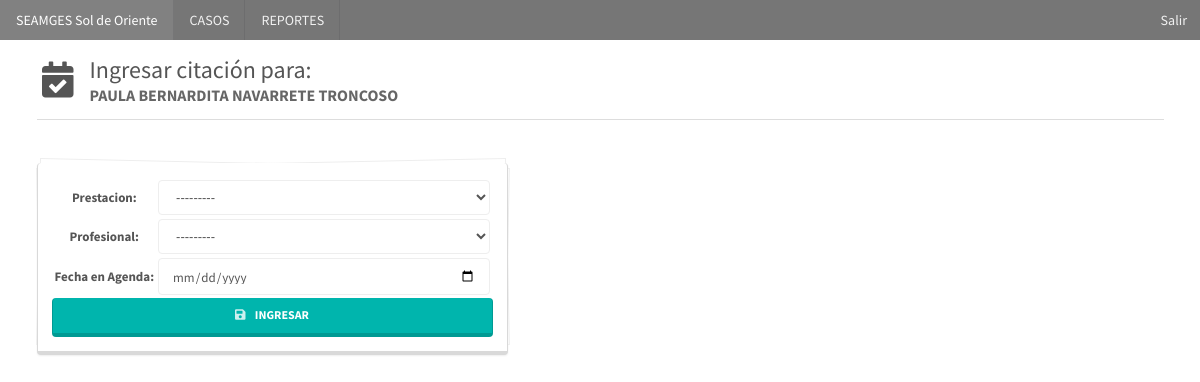
The page /citaciones/create/54/ (signed in) on the database its author committed.
### casos/models.py (models this page shows)
class Caso(models.Model):
    paciente = models.ForeignKey(Paciente, on_delete=models.CASCADE, verbose_name="Paciente")
    patologia = models.ForeignKey(Patologia, on_delete=models.CASCADE, verbose_name="Patología")
    establecimiento = models.ForeignKey(Establecimiento, on_delete=models.CASCADE,  verbose_name="Establecimiento Responsable")
    fecha_inicio = models.DateField(verbose_name="Fecha Inicio")
    fecha_limite = models.DateField(verbose_name="Fecha Límite")
    observacion = models.TextField(verbose_name='Observación')
    vigente = models.BooleanField(verbose_name='Caso Vigente', default=True)
    exceptuado = models.BooleanField(verbose_name='Caso Exceptuado', default=False)
    created = models.DateTimeField(auto_now_add=True, verbose_name="Fecha de creación")
    updated = models.DateTimeField(auto_now=True, verbose_name="Fecha de edición")
    class Meta:
        verbose_name = "Caso"
        verbose_name_plural = "Casos"
        ordering = ['fecha_limite']

### pacientes/models.py (models this page shows, shortened)
class Paciente(models.Model):
    run = models.CharField(max_length=200, verbose_name="RUN", unique=True)
    dv = models.CharField(max_length=1, verbose_name="Dígito Verificador")
    nombres = models.CharField(max_length=50, verbose_name="Nombres")
    apellidos = models.CharField(max_length=50, verbose_name="Apellidos")
    activo = models.BooleanField(default=True, verbose_name="Activo")
    created = models.DateTimeField(auto_now_add=True, verbose_name="Fecha de creación")
    updated = models.DateTimeField(auto_now=True, verbose_name="Fecha de edición")
    class Meta:
        verbose_name = "Paciente"
        verbose_name_plural = "Pacientes"
        ordering = ['-created']

### citaciones/views.py (the view, shortened to what this page needs)
# urls.py: path('create/<caso_id>/', CitacionCreateView.as_view(), name='create')
@method_decorator(staff_member_required, name='dispatch')
class CitacionCreateView(CreateView):
    model = Citacion
    form_class = CitacionForm
    success_url = reverse_lazy('casos:casos')
    def get_context_data(self, **kwargs):
        context = super(CitacionCreateView, self).get_context_data(**kwargs)
        caso_id = self.kwargs['caso_id']
        caso = Caso.objects.get(id=caso_id)
        context['caso'] = caso
        return context

### citaciones/forms.py
class CitacionForm(forms.ModelForm):
    prestacion = forms.ModelChoiceField(queryset=Prestacion.objects.all())
    profesional = forms.ModelChoiceField(queryset=Profesional.objects.all())
    class Meta:
        model = Citacion
        fields = ['prestacion', 'profesional','fecha_agenda']
        widgets = {
            'fecha_agenda': forms.DateInput(format=('%d/%m/%Y'), attrs={'class': 'ui calendar', 'type': 'date', 'id': '#example1'})
        }

### prestaciones/models.py (called while the page is built)
    def __str__(self):
        return self.nombre

### profesionales/models.py (called while the page is built)
    def __str__(self):
        return self.nombres + ' ' + self.primer_apellido + ' ' + self.segundo_apellido

### citaciones/templates/citaciones/citacion_form.html (shortened to what this page needs)
{% extends 'core/base.html' %}
{% load static %}
{% block content %}
    <h2 class="ui header floated left">
        <i class="icon calendar check"></i>
        <div class="content">Ingresar citación para:
            <div class="sub header"><strong>{{ caso.paciente.nombres }} {{ caso.paciente.apellidos }}</strong>
            </div>
        </div>
    </h2>
    <div class="ui divider clearing"></div>
    <div class="ui compact piled segment">
        <form class="ui small form" action="" method="post">
            <table class="">
                {{ form.as_table }}
            </table>
            <button class="ui fluid button teal" type="submit">
                <i class="icon save"></i>
                INGRESAR
            </button>
        </form>
    </div>
{% endblock %}

### rows shown on the page
Caso: paciente.nombres "PAULA BERNARDITA", paciente.apellidos "NAVARRETE TRONCOSO"
